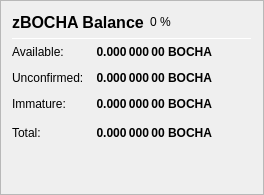
                   <widget class="QFrame" name="frame_ZerocoinBalances">
			<property name="visible">
			<bool>false</bool>
			</property>
                    <property name="frameShape">
                     <enum>QFrame::StyledPanel</enum>
                    </property>
                    <property name="frameShadow">
                     <enum>QFrame::Raised</enum>
                    </property>
                    <layout class="QVBoxLayout" name="verticalLayout_7">
                     <item>
                      <layout class="QHBoxLayout" name="horizontalLayout_8" stretch="0,0,0">
                       <item>
                        <widget class="QLabel" name="label_5z_3">
                         <property name="minimumSize">
                          <size>
                           <width>0</width>
                           <height>20</height>
                          </size>
                         </property>
                         <property name="font">
                          <font>
                           <pointsize>12</pointsize>
                           <weight>75</weight>
                           <bold>true</bold>
                          </font>
                         </property>
                         <property name="text">
                          <string>zBOCHA Balance</string>
                         </property>
                        </widget>
                       </item>
                       <item>
                        <widget class="QLabel" name="labelzBOCHAPercent">
                         <property name="text">
                          <string notr="true">0 %</string>
                         </property>
                        </widget>
                       </item>
                       <item>
                        <spacer name="horizontalSpacer_11">
                         <property name="orientation">
                          <enum>Qt::Horizontal</enum>
                         </property>
                         <property name="sizeHint" stdset="0">
                          <size>
                           <width>40</width>
                           <height>20</height>
                          </size>
                         </property>
                        </spacer>
                       </item>
                      </layout>
                     </item>
                     <item>
                      <widget class="Line" name="line_ZerocoinBalance">
                       <property name="minimumSize">
                        <size>
                         <width>0</width>
                         <height>1</height>
                        </size>
                       </property>
                       <property name="maximumSize">
                        <size>
                         <width>16777215</width>
                         <height>1</height>
                        </size>
                       </property>
                       <property name="orientation">
                        <enum>Qt::Horizontal</enum>
                       </property>
                      </widget>
                     </item>
                     <item>
                      <layout class="QGridLayout" name="gridLayout_5">
                       <property name="spacing">
                        <number>12</number>
                       </property>
                       <item row="1" column="0">
                        <widget class="QLabel" name="labelzBalanceMatureText">
                         <property name="toolTip">
                          <string>Mature: more than 20 confirmation and more than 1 mint of the same denomination after it was minted.
These zBOCHA are spendable.</string>
                         </property>
                         <property name="text">
                          <string>Available:</string>
                         </property>
                        </widget>
                       </item>
                       <item row="1" column="1">
                        <widget class="QLabel" name="labelzBalanceMature">
                         <property name="font">
                          <font>
                           <weight>75</weight>
                           <bold>true</bold>
                          </font>
                         </property>
                         <property name="toolTip">
                          <string>Mature: more than 20 confirmation and more than 1 mint of the same denomination after it was minted.
These zBOCHA are spendable.</string>
                         </property>
                         <property name="text">
                          <string notr="true">0.000 000 00 BOCHA</string>
                         </property>
                         <property name="alignment">
                          <set>Qt::AlignRight|Qt::AlignTrailing|Qt::AlignVCenter</set>
                         </property>
                        </widget>
                       </item>
                       <item row="2" column="0">
                        <widget class="QLabel" name="labelzBalanceUnconfirmedText">
                         <property name="toolTip">
                          <string>Unconfirmed: less than 20 confirmations
Immature: confirmed, but less than 1 mint of the same denomination after it was minted</string>
                         </property>
                         <property name="text">
                          <string>Unconfirmed:</string>
                         </property>
                        </widget>
                       </item>
                       <item row="2" column="1">
                        <widget class="QLabel" name="labelzBalanceUnconfirmed">
                         <property name="font">
                          <font>
                           <weight>75</weight>
                           <bold>true</bold>
                          </font>
                         </property>
                         <property name="toolTip">
                          <string>Unconfirmed: less than 20 confirmations
Immature: confirmed, but less than 1 mint of the same denomination after it was minted</string>
                         </property>
                         <property name="text">
                          <string notr="true">0.000 000 00 BOCHA</string>
                         </property>
                         <property name="alignment">
                          <set>Qt::AlignRight|Qt::AlignTrailing|Qt::AlignVCenter</set>
                         </property>
                        </widget>
                       </item>
                       <item row="3" column="0">
                        <widget class="QLabel" name="labelzBalanceImmatureText">
                         <property name="toolTip">
                          <string>Unconfirmed: less than 20 confirmations
Immature: confirmed, but less than 1 mint of the same denomination after it was minted</string>
                         </property>
                         <property name="text">
                          <string>Immature:</string>
                         </property>
                        </widget>
                       </item>
                       <item row="3" column="1">
                        <widget class="QLabel" name="labelzBalanceImmature">
                         <property name="font">
                          <font>
                           <weight>75</weight>
                           <bold>true</bold>
                          </font>
                         </property>
                         <property name="toolTip">
                          <string>Unconfirmed: less than 20 confirmations
Immature: confirmed, but less than 1 mint of the same denomination after it was minted</string>
                         </property>
                         <property name="text">
                          <string notr="true">0.000 000 00 BOCHA</string>
                         </property>
                         <property name="alignment">
                          <set>Qt::AlignRight|Qt::AlignTrailing|Qt::AlignVCenter</set>
                         </property>
                        </widget>
                       </item>
                       <item row="4" column="0">
                        <widget class="QLabel" name="labelzBalanceText">
                         <property name="toolTip">
                          <string>Your current zBOCHA balance, unconfirmed and immature zBOCHA included.</string>
                         </property>
                         <property name="text">
                          <string>Total:</string>
                         </property>
                        </widget>
                       </item>
                       <item row="4" column="1">
                        <widget class="QLabel" name="labelzBalance">
                         <property name="font">
                          <font>
                           <weight>75</weight>
                           <bold>true</bold>
                          </font>
                         </property>
                         <property name="cursor">
                          <cursorShape>IBeamCursor</cursorShape>
                         </property>
                         <property name="toolTip">
                          <string>Your current zBOCHA balance, unconfirmed and immature zBOCHA included.</string>
                         </property>
                         <property name="text">
                          <string notr="true">0.000 000 00 BOCHA</string>
                         </property>
                         <property name="alignment">
                          <set>Qt::AlignRight|Qt::AlignTrailing|Qt::AlignVCenter</set>
                         </property>
                         <property name="textInteractionFlags">
                          <set>Qt::LinksAccessibleByMouse|Qt::TextSelectableByKeyboard|Qt::TextSelectableByMouse</set>
                         </property>
                        </widget>
                       </item>
                       <item row="4" column="2">
                        <spacer name="horizontalSpacer_4">
                         <property name="orientation">
                          <enum>Qt::Horizontal</enum>
                         </property>
                         <property name="sizeHint" stdset="0">
                          <size>
                           <width>40</width>
                           <height>20</height>
                          </size>
                         </property>
                        </spacer>
                       </item>
                      </layout>
                     </item>
                     <item>
                      <spacer name="verticalSpacer_4">
                       <property name="orientation">
                        <enum>Qt::Vertical</enum>
                       </property>
                       <property name="sizeHint" stdset="0">
                        <size>
                         <width>20</width>
                         <height>40</height>
                        </size>
                       </property>
                      </spacer>
                     </item>
                    </layout>
                   </widget>
